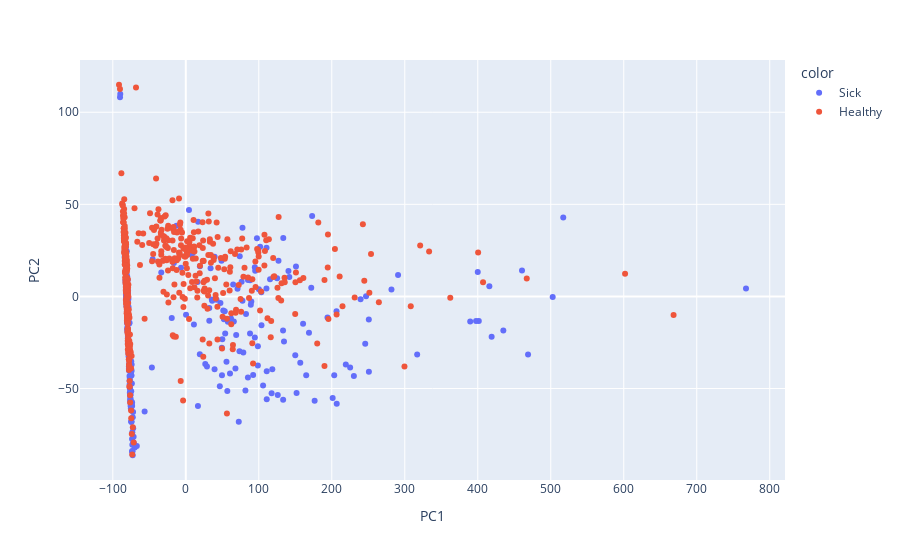

Write notebook code for a chart like this one.
### Markdown cell above
Features are reduced to two principal components for visualizing the linear/nonlinear separability of the outcome variable

### Code cell
pca_ = eda_diab()
pca_.pca_viz(df,X,Y)

### Figure 1 — Plotly figure (JSON) as saved in the notebook; plotly's stock layout.template omitted (floating-point values rounded to 4 significant figures; data arrays with more than 128 entries replaced by an {"elided": "..."} marker saying what was removed)
{"data": [{"hovertemplate": "color=Sick<br>PC1=%{x}<br>PC2=%{y}<extra></extra>", "legendgroup": "Sick", "marker": {"color": "#636efa", "symbol": "circle"}, "mode": "markers", "name": "Sick", "orientation": "v", "showlegend": true, "type": "scatter", "x": {"elided": "268 float values"}, "xaxis": "x", "y": {"elided": "268 float values"}, "yaxis": "y"}, {"hovertemplate": "color=Healthy<br>PC1=%{x}<br>PC2=%{y}<extra></extra>", "legendgroup": "Healthy", "marker": {"color": "#EF553B", "symbol": "circle"}, "mode": "markers", "name": "Healthy", "orientation": "v", "showlegend": true, "type": "scatter", "x": {"elided": "500 float values"}, "xaxis": "x", "y": {"elided": "500 float values"}, "yaxis": "y"}], "layout": {"legend": {"title": {"text": "color"}, "tracegroupgap": 0}, "margin": {"t": 60}, "xaxis": {"anchor": "y", "domain": [0, 1], "title": {"text": "PC1"}}, "yaxis": {"anchor": "x", "domain": [0, 1], "title": {"text": "PC2"}}}}
